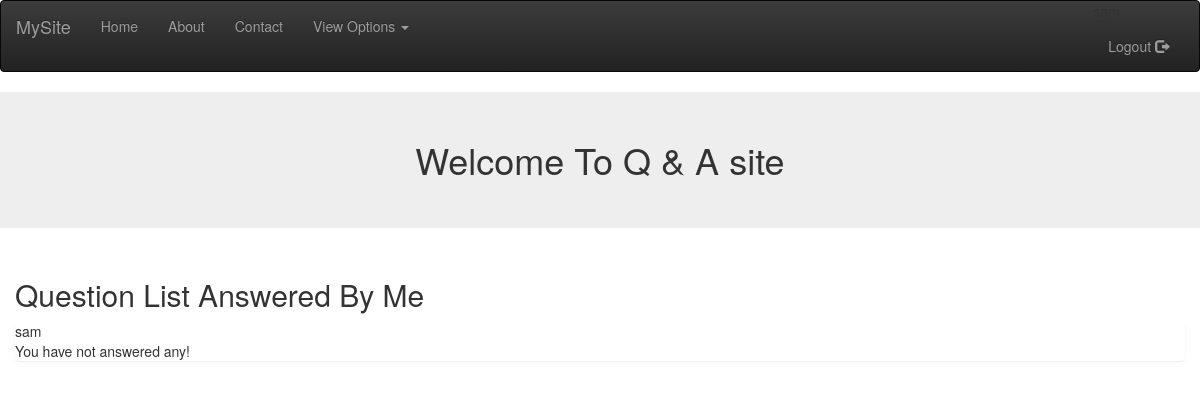
Page /question/myanswers/ (signed in) on the earlier database version.
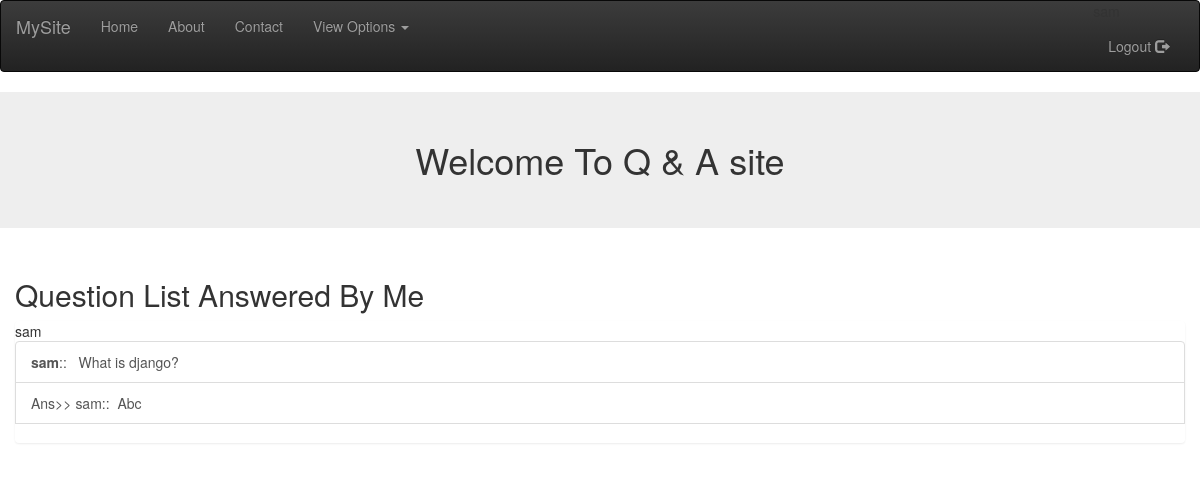
Same page on the later database version.
### answer/models.py (models this page shows, shortened)
class Answer(models.Model):
    answer_text = models.TextField()
    questions = models.ForeignKey(Question)
    pub_date = models.DateTimeField(auto_now_add=True)
    user = models.ForeignKey(User)
    def __str__(self):
        return self.answer_text

class Question(models.Model):
    user = models.ForeignKey(User)
    title = models.CharField(max_length=200, blank=True, null=True)
    description = models.TextField()
    pub_date = models.DateTimeField()

### answer/views.py (the view)
class AnswerByMeListView(LoginRequiredMixin, ListView):
    model = Answer
    template_name = 'answer/myanswer.html'
    login_url = '/login'
    redirect_field_name = 'next'
    def get_queryset(self):
        return Answer.objects.filter(user=self.request.user)

### answer/templates/answer/myanswer.html (shortened to what this page needs)
{% extends 'base.html' %}
{% block body %}
    <h1 class="jumbotron" style="text-align: center">Welcome To Q & A site </h1>
    <div class="container-fluid">
        <h2> Question List Answered By Me </h2>
        <div class="list-group">
        {{ request.user }}
            {% for answer in object_list %}
                <a href="{% url 'answer:detail' answer.questions.id %}" class="list-group-item">
                <b>{{ answer.questions.user }}</b>:: &nbsp; {{ answer.questions.title }}
                </a>
                <a href="{% url 'answer:detail' answer.questions.id %}" class="list-group-item ">
                   Ans>> {{ answer.user }}:: &nbsp;{{ answer}}</a>
                <br>
                {% empty %}
                    <p> You have not answered any!</p>
            {% endfor %}
        </div>
    </div>
{% endblock %}

Differences in the rows shown:
added Answer: questions.user "sam", questions "What is django?", user "sam", answer_text "Abc"
Other differences:
text no longer shown: "You have not answered any!"
